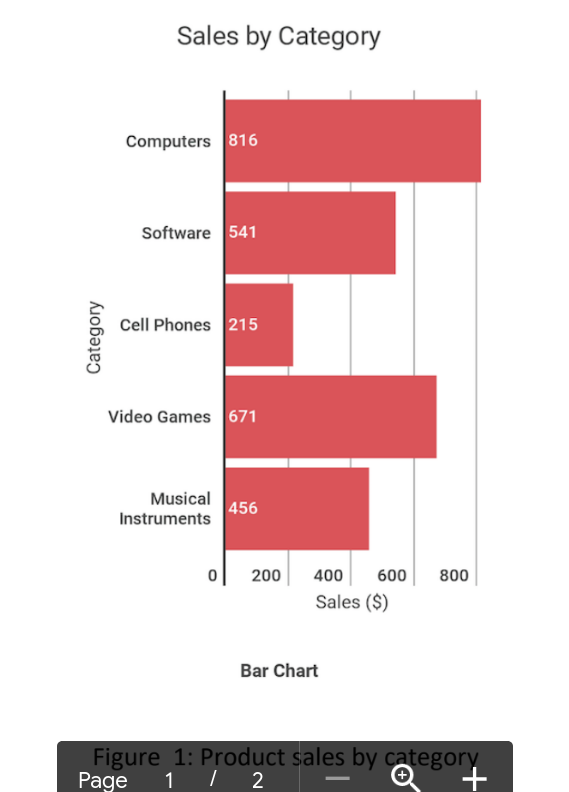
#> input picture barchart.png, 569 x 792 px
$ jupyter execute --allow-errors file.ipynb   (shell and % lines are left out)   (older library calls are emulated)
#> lines starting #> are read from the running program, lines starting #| are printed output that depends on the picture
[cell 1]
from matplotlib import pyplot as plt
import cv2
def get_image(filename):
    return cv2.imread(filename)

plt.rcParams['figure.figsize'] = [20, 15]
img=cv2.imread('barchart.png')
#> img is the input picture: shape (792, 569, 3); mean B, G, R 216.4, 215.6, 236.3
print(img.shape[:2])
#| (792, 569)
img_neg=cv2.bitwise_not(img)
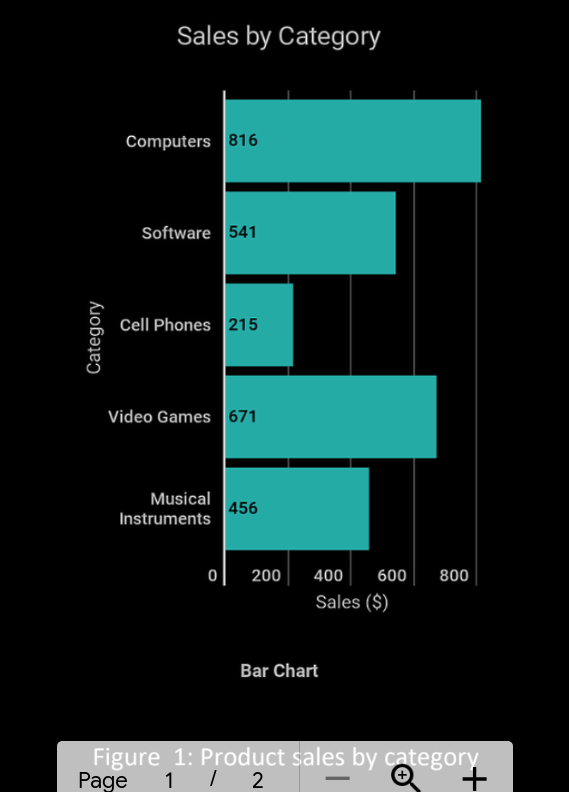
#> img_neg: shape (792, 569, 3); mean B, G, R 38.6, 39.4, 18.7
plt.imshow(img[45:569,210:792])
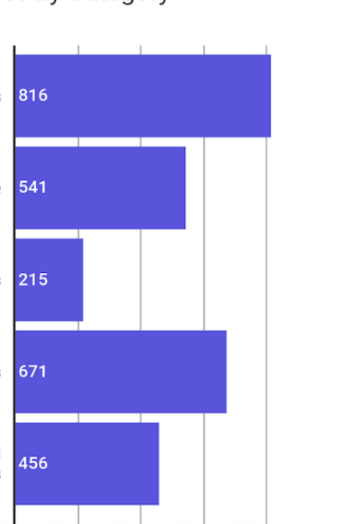
#> shown: shape (524, 359, 3); mean R, G, B 191.4, 189.6, 239.2

[cell 2]
import pytesseract
from pytesseract import Output
#img=cv2.imread('barchart_only.png')
#img=cv2.bitwise_not(img)
def get_data(img):
    return pytesseract.image_to_data(img, output_type=Output.DICT)

def get_texts(img):
    data = get_data(img)
    texts=[]
    n = len(data['text'])
    for i in range(n):
        if len(data['text'][i].strip())==0:
            continue
        comp = {
                    'text':data['text'][i],
                     'x_start':data['left'][i],
                     'x_end': data['left'][i]+data['width'][i],
                     'y_start':data['top'][i],
                     'y_end':data['top'][i]+data['height'][i],
               }
        texts.append(comp)
    return texts

def get_bargraph_boundaries(img):
    x_start,y_start = 0,0
    x_end, y_end = img.shape[:2]
#> x_end = 792; y_end = 569
    texts = get_texts(img)
    #find the topmost text and the start of the x-axis
    topmost={'y_end':y_end+1}
    for text in texts:
        if text['y_end']<topmost['y_end']:
            topmost=text
    #boundary of the xaxis and yaxis labels
    yaxis=None
    xaxis=None
    for text in texts:
        if xaxis is None and text['text'].isnumeric():
            xaxis = text
        if yaxis is None and not text['text'].isnumeric():
            if text['y_start']>topmost['y_end']:
                yaxis = text
    y_start = max(y_start,topmost['y_end'])
    x_start = max(x_start,yaxis['x_end'])
    y_end = min(y_end, xaxis['y_start'])
    return {'x_start':x_start,'y_start':y_start,'y_end':y_end,'x_end':x_end}

#> (the rest of this cell did not finish here and is left out)

$ run again, with barchart_only.png copied over barchart.png
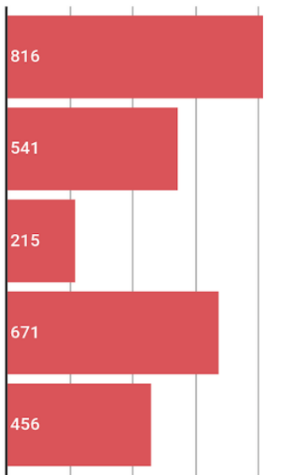
#> input picture barchart_only.png, 282 x 475 px
#> img is the input picture: shape (475, 282, 3); mean B, G, R 165.9, 163.3, 232.9
#| (475, 282)
#> `img_neg=cv2.bitwise_not(img)`:
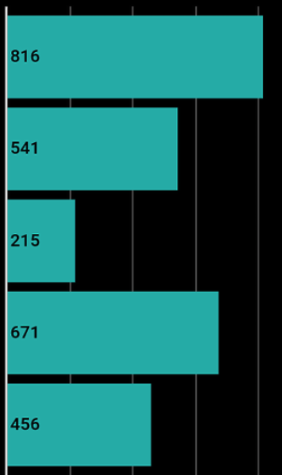
#> img_neg: shape (475, 282, 3); mean B, G, R 89.1, 91.7, 22.1
#> `[cell 1] from matplotlib import pyplot as plt import cv2 def get_image..`:
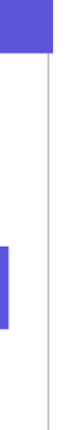
#> shown: shape (430, 72, 3); mean R, G, B 234.4, 233.9, 249.2

$ run again, with line.png copied over barchart.png
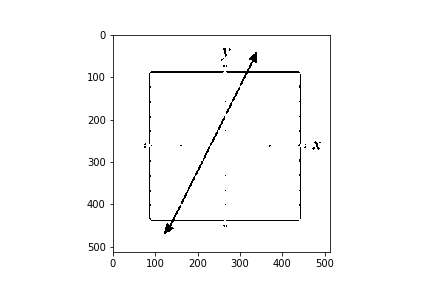
#> input picture line.png, 432 x 288 px
#> img is the input picture: shape (288, 432, 3); min 0, max 255, mean 249.9
#| (288, 432)
#> `img_neg=cv2.bitwise_not(img)`:
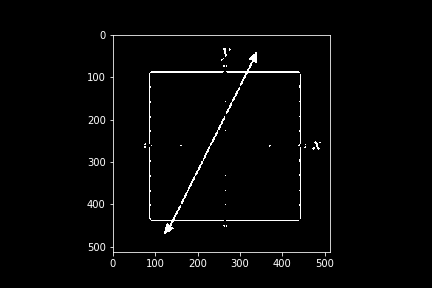
#> img_neg: shape (288, 432, 3); min 0, max 255, mean 5.1
#> `[cell 1] from matplotlib import pyplot as plt import cv2 def get_image..`:
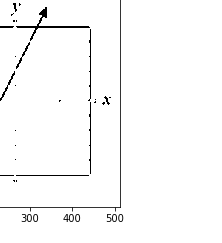
#> shown: shape (243, 222, 3); min 0, max 255, mean 249.7

$ run again, with test.png copied over barchart.png
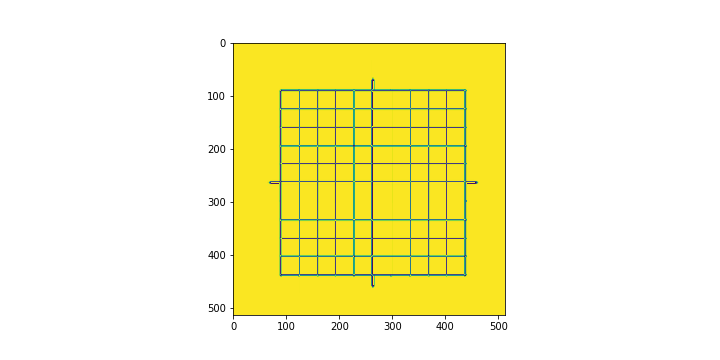
#> input picture test.png, 720 x 360 px
#> img is the input picture: shape (360, 720, 3); mean B, G, R 192.8, 244.1, 247.9
#| (360, 720)
#> `img_neg=cv2.bitwise_not(img)`:
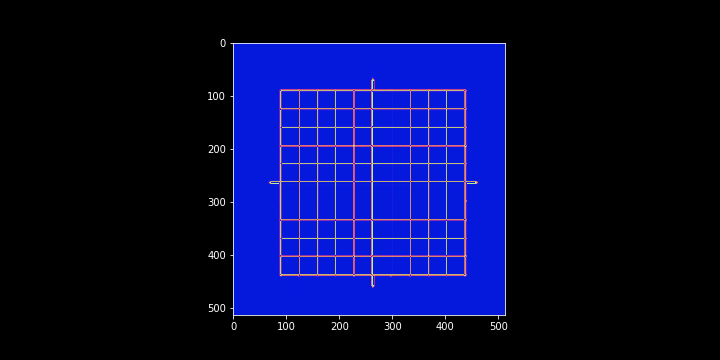
#> img_neg: shape (360, 720, 3); mean B, G, R 62.2, 10.9, 7.1
#> `[cell 1] from matplotlib import pyplot as plt import cv2 def get_image..`:
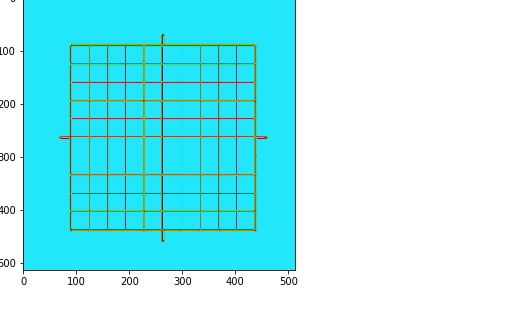
#> shown: shape (315, 510, 3); mean R, G, B 155.5, 237.9, 244
